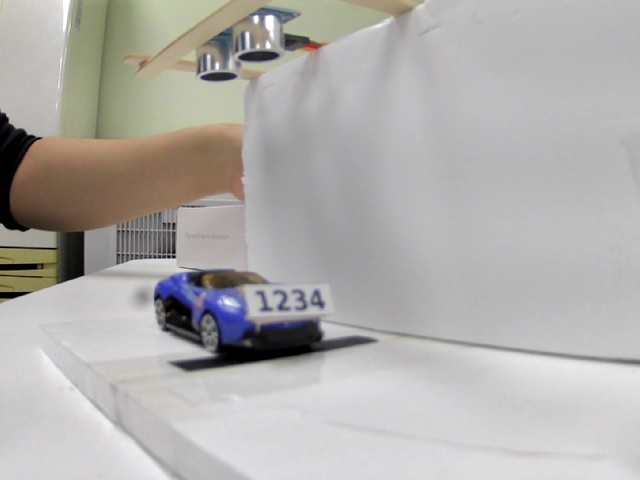
#> input picture vision/ocr_test.jpg, 640 x 480 px, given in place of the camera
$ python setup_rois.py
#> lines starting #> are read from the running program, lines starting #| are printed output that depends on the picture; after the words box and inside, x2 and y2 are one past the last pixel; in counts of white or black regions, pixels touching at a corner belong together
### vision/camera_util.py
"""
카메라 열기 (입구·상단·OCR 테스트 공용) + 카메라 찾기 도구

카메라 번호는 컴퓨터마다, USB를 꽂는 포트마다 달라질 수 있다.
어느 번호가 어느 카메라인지 모르겠으면 이 파일을 직접 실행:

    python camera_util.py

연결된 카메라를 한 화면에 번호와 함께 보여 준다.
확인한 번호로 실행:  python ocr_test.py 1 / python enter_gate.py 1 / python lot_monitor.py 2
"""
import os
import sys
import threading
import time

import cv2
import numpy as np


def open_camera(index, width=640, height=480):
    """세 프로그램 모두 같은 방식으로 열어야 같은 번호가 같은 카메라를 가리킴"""
    cap = cv2.VideoCapture(index)
    if cap.isOpened():
        cap.set(cv2.CAP_PROP_FRAME_WIDTH, width)
        cap.set(cv2.CAP_PROP_FRAME_HEIGHT, height)
    return cap


def camera_index_from_args(default):
    """실행할 때 붙인 숫자가 있으면 그 번호의 카메라 사용 (예: python enter_gate.py 1)"""
#> called with default = 1
    for arg in sys.argv[1:]:
        if arg.isdigit():
            return int(arg)
    return default


# [36 lines left out: functions find_cameras, _show_cameras, not called in this run]


class BackgroundOcr(threading.Thread):
    """
    화면 표시와 별도로 뒤에서 OCR만 돌리는 작업자
    - submit(frame): 가장 최근 화면만 맡김 (밀린 화면은 버림)
    - take_result(): 새 결과가 나왔으면 (번호, 신뢰도), 아직이면 None
    - latest(): 화면 표시용 마지막 결과
    """

    # [8 lines left out: function __init__, not called in this run]

    def submit(self, frame):
        with self.lock:
            self.frame = frame

    # [10 lines left out: functions clear, take_result, not called in this run]

    def latest(self):
        with self.lock:
            return self.last_result

    # [11 lines left out: function run, not called in this run]


# [2 lines that do not run on import are left out]

### vision/setup_rois.py
"""
상단 카메라 주차칸(A1~A5) 위치 지정 도구

    python setup_rois.py 1      # 1번 카메라로 (번호 확인: python camera_util.py)

1) 카메라 화면이 뜨면 모형 위치를 맞추고 SPACE 키 → 그 화면으로 고정
2) 마우스로 칸을 하나씩 드래그 → ENTER (5칸 반복, 순서는 상관없음: 왼쪽부터 A1~A5로 자동 정렬)
3) 5칸을 다 그렸으면 ESC → parking_rois.json 저장
   lot_monitor.py가 다음 실행부터 이 좌표를 사용

※ 칸은 '차 지붕 번호판이 다 들어올 만큼' 넉넉하게, 옆 칸과는 겹치지 않게 그리세요.
"""
import json
import os

import cv2

from camera_util import camera_index_from_args, open_camera
from lot_monitor import LOT_CAM_HEIGHT, LOT_CAM_WIDTH

SPACES = ["A1", "A2", "A3", "A4", "A5"]
ROI_FILE = os.path.join(os.path.dirname(os.path.abspath(__file__)), "parking_rois.json")


def capture_still(cam_index):
#> called with cam_index = 1
    cap = open_camera(cam_index, LOT_CAM_WIDTH, LOT_CAM_HEIGHT)
    if not cap.isOpened():
        print(f"{cam_index}번 카메라를 열 수 없습니다. 카메라 번호 확인: python camera_util.py")
        return None
    print("카메라 위치를 맞춘 뒤 SPACE를 누르세요. (q: 취소)")
    frame = None
    try:
        while True:
            ret, f = cap.read()
#> f is the input picture: shape (480, 640, 3); mean B, G, R 171.3, 174, 176.3
            if not ret:
                continue
            frame = f
            view = f.copy()
            cv2.putText(view, "SPACE: capture / q: quit", (10, 30), cv2.FONT_HERSHEY_SIMPLEX, 0.8, (0, 255, 255), 2)
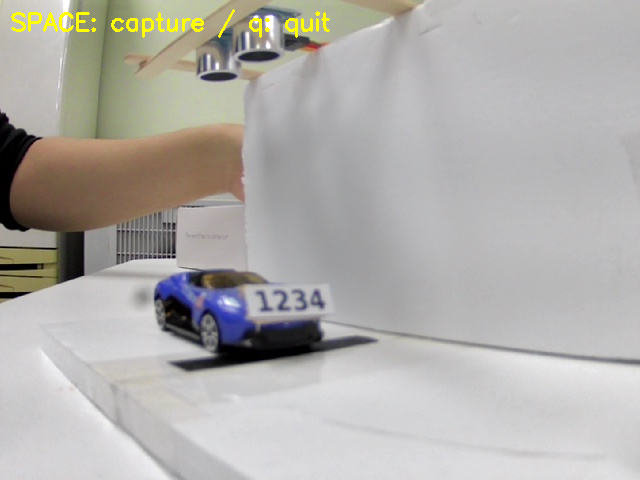
#> view: shape (480, 640, 3); 0.64% of pixels changed, all inside (x1, y1, x2, y2) = (11, 9, 330, 38)
            cv2.imshow("Setup", view)
            key = cv2.waitKey(1) & 0xFF
#> (key q is pressed here)
            if key == ord(' '):
                return frame
            if key == ord('q'):
                return None
    finally:
        cap.release()
        cv2.destroyAllWindows()


def main():
    cam_index = camera_index_from_args(1)
    frame = capture_still(cam_index)
    if frame is None:
        return

    print("칸을 하나 드래그 → ENTER, 5칸 반복 후 ESC")
    boxes = cv2.selectROIs("Draw A1~A5 (drag -> ENTER, finish -> ESC)", frame, showCrosshair=False)
    cv2.destroyAllWindows()
    boxes = [tuple(int(v) for v in b) for b in boxes if b[2] > 0 and b[3] > 0]

    if len(boxes) != len(SPACES):
        print(f"{len(boxes)}칸을 그렸어요. 정확히 {len(SPACES)}칸을 그려야 합니다. 다시 실행해 주세요.")
        return

    # 왼쪽부터 A1, A2, ... 순서로 이름 붙이기
    boxes.sort(key=lambda b: b[0])
    rois = {sid: [x, y, x + w, y + h] for sid, (x, y, w, h) in zip(SPACES, boxes)}

    with open(ROI_FILE, "w", encoding="utf-8") as f:
        h, w = frame.shape[:2]
        json.dump({"camera_index": cam_index, "resolution": [w, h], "rois": rois},
                  f, ensure_ascii=False, indent=2)

    # 결과 확인 화면
    view = frame.copy()
    for sid, (x1, y1, x2, y2) in rois.items():
        cv2.rectangle(view, (x1, y1), (x2, y2), (0, 200, 0), 2)
        cv2.putText(view, sid, (x1 + 5, y1 + 25), cv2.FONT_HERSHEY_SIMPLEX, 0.8, (0, 200, 0), 2)
    print(f"저장 완료: {ROI_FILE} ({w}x{h} 기준)")
    for sid, r in rois.items():
        print(f"  {sid}: {r}")
    print("확인 화면에서 아무 키나 누르면 닫힙니다.")
    cv2.imshow("Saved ROIs", view)
    cv2.waitKey(0)
    cv2.destroyAllWindows()


if __name__ == "__main__":
    main()
